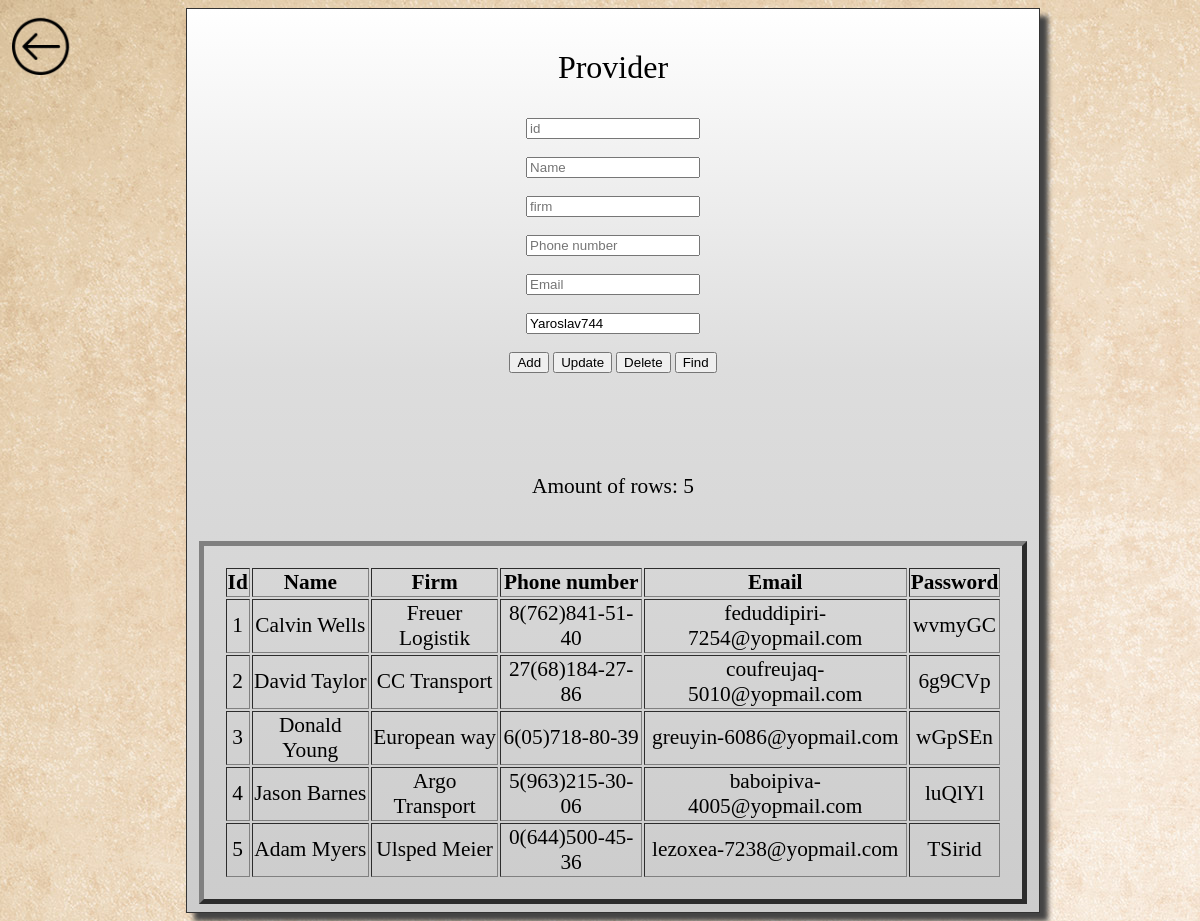
The page /provider.php on the database its author committed.
### tables this page shows
CREATE TABLE `Provider` (
  `provider_id_serial` int(10) UNSIGNED NOT NULL,
  `name` varchar(100) NOT NULL,
  `firm` varchar(30) NOT NULL,
  `phone_number` varchar(15) NOT NULL,
  `email` varchar(30) NOT NULL,
  `password` varchar(100) NOT NULL
);

### include/db.php (called while the page is built, shortened)
<?php
$password ="Yaroslav744";
?>

### provider.php (the view, shortened to what this page needs)
<?php
$provider_id_serial = "";
$name = "";
$firm = "";
$phone_number = "";
$email = "";
require_once 'include/db.php';
?>
<!DOCTYPE Html>
<html>
    <head>
        <link rel="stylesheet" href="/css/style.css">
    </head>
    <body>
       <a href="menu.php"><img src="/images/arrow.png" id = f3></a>
        <form action="" method="post">
       <article class="shadowbox" >
        <p id=f2> Provider</p>
        <form action="" method="post">
            <input type="number"  id= f1 name="provider_id_serial" placeholder="id" value="<?php echo $provider_id_serial;?>"><br><br>
            <input type="text" id= f1 name="name" placeholder="Name" value="<?php echo $name;?>"><br><br>
            <input type="text" id= f1 name="firm" placeholder="firm" value="<?php echo $firm;?>"><br><br>
            <input type="text" id= f1 name="phone_number" placeholder="Phone number" value="<?php echo $phone_number;?>"><br><br>
            <input type="text" id= f1 name="email" placeholder="Email" value="<?php echo $email;?>"><br><br>
            <input type="text" id= f1  name="password" placeholder="Password" value="<?php echo $password;?>"><br><br>
            <div>
                <input type="submit" name="insert" value="Add">
                <input type="submit" name="update" value="Update">
                <input type="submit" name="delete" value="Delete">
                <input type="submit" name="search" value="Find">
            </div>
        </form>
        <?php
$sql = "SELECT * FROM Provider";
if($result = $connect->query($sql)){
    $rowsCount = $result->num_rows;
    echo "<p id =p1> $var1 </p>";
    echo "<p id =p1>Amount of rows: $rowsCount</p>";
    echo "  <table  border=5 id= p1> <tr><th>Id</th><th>Name</th><th>Firm</th><th>Phone number</th><th>Email</th><th>Password</th></tr>";
    foreach($result as $row){
        echo "<tr>";
            echo "<td>" . $row['provider_id_serial'] . "</td>";
            echo "<td>" . $row['name'] . "</td>";
 echo "<td>" . $row['firm'] . "</td>";
 echo "<td>" . $row['phone_number'] . "</td>";
echo "<td>" . $row['email'] . "</td>";
echo "<td>" . $row['password'] . "</td>";
        echo "</tr>";
    }
    echo "</table>";
} else{
    echo "Ошибка: " . $connect->error;
}
?>
       </article>
    </body>
</html>

### css/style.css (style rules this page uses)
body { background-image: url(/images/background.jpg); background-repeat: repeat; }
img { position: absolute; left: 15px; top: 15px; }
a { color: #000 !important; text-decoration: none }
.shadowbox { text-align: center; width: 70%; position: relative; left: 15%; border: 1px solid #333; box-shadow: 8px 8px 5px #444; padding: 8px 12px; background-image: linear-gradient(180deg, #fff, #ddd 40%, #ccc); }
article { background-color: #EDC7B7; text-emphasis: center; padding: 15px; border: 1px solid; }
#p1 { text-align: center; padding: 20px; margin-top: 20px; font-family: Verdana; font-size: 16pt; }
#f1 { width: 20%; }
#f2 { left: 20%; font-size: 200%; font-family: Verdana; }
#f3 { width: 5%; left: 1%; position: absolute; }

### rows shown on the page
provider: provider_id_serial "1", name "Calvin Wells", firm "Freuer Logistik", phone_number "8(762)841-51-40", email "feduddipiri-7254@yopmail.com", password "wvmyGC"
provider: provider_id_serial "2", name "David Taylor", firm "CC Transport", phone_number "27(68)184-27-86", email "coufreujaq-5010@yopmail.com", password "6g9CVp"
provider: provider_id_serial "3", name "Donald Young", firm "European way", phone_number "6(05)718-80-39", email "greuyin-6086@yopmail.com", password "wGpSEn"
provider: provider_id_serial "4", name "Jason Barnes", firm "Argo Transport", phone_number "5(963)215-30-06", email "baboipiva-4005@yopmail.com", password "luQlYl"
provider: provider_id_serial "5", name "Adam Myers", firm "Ulsped Meier", phone_number "0(644)500-45-36", email "lezoxea-7238@yopmail.com", password "TSirid"

### other values the page prints
$rowsCount "5"
